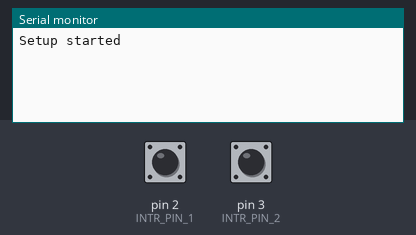
The sketch below on a simulated Arduino Uno, built with avr-gcc and run on an emulated ATmega328P. Shown: the last lines printed to the serial monitor. The inputs (shaded band) are chosen by the test bench; at power-on: pin 2 (INTR_PIN_1) HIGH, pin 3 (INTR_PIN_2) HIGH.

Above: at 5.0 s.
5.1 s: pin 2 (INTR_PIN_1) pulled LOW for 0.15 s
At 7.3 s:
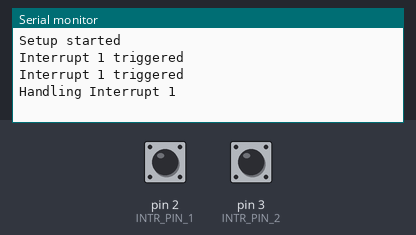
7.6 s: pin 3 (INTR_PIN_2) pulled LOW for 0.15 s
At 8.2 s:
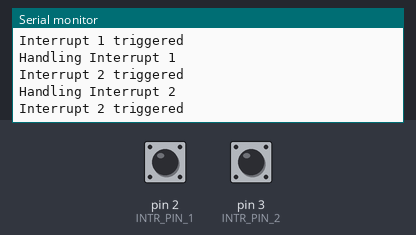

Measured:
- after the input at 5.1 s, the serial monitor: prints a new line at once (image 1)
- after the input at 7.6 s, the serial monitor: prints a new line at once (image 2)

The sketch:

Interrupt_handling4.ino
```cpp
#include <Arduino_FreeRTOS.h>

#define INTR_PIN_1 2
#define INTR_PIN_2 3

volatile bool interruptFlag1 = false;
volatile bool interruptFlag2 = false;

void Task1(void* pvParameters);
void Task2(void* pvParameters);

void ISR_Interrupt1()
{
  Serial.println("Interrupt 1 triggered");
  interruptFlag1 = true;
}

void ISR_Interrupt2()
{
  Serial.println("Interrupt 2 triggered");
  interruptFlag2 = true;
}

void setup()
{
  // Initialize serial communication
  Serial.begin(9600);
  delay(100);
  Serial.println("Setup started");

  // Set up interrupts
  pinMode(INTR_PIN_1, INPUT_PULLUP);
  pinMode(INTR_PIN_2, INPUT_PULLUP);

  // Attach interrupt service routines (ISRs)
  attachInterrupt(digitalPinToInterrupt(INTR_PIN_1), ISR_Interrupt1, CHANGE);
  attachInterrupt(digitalPinToInterrupt(INTR_PIN_2), ISR_Interrupt2, CHANGE);

  // Create FreeRTOS tasks
  xTaskCreate(Task1, "Task1", 64, NULL, 2, NULL); // Task 1 has higher priority
  xTaskCreate(Task2, "Task2", 64, NULL, 1, NULL); // Task 2 has lower priority

  // Start the FreeRTOS scheduler
  vTaskStartScheduler();
  sei();
}

void loop()
{
  // Empty loop because tasks are handled by FreeRTOS
}

// Task 1 - Handle Interrupt 1
void Task1(void* pvParameters)
{
  while (1)
  {
    if (interruptFlag1)
    {
      Serial.println("Handling Interrupt 1");
      interruptFlag1 = false; // Reset flag after handling
    }
    vTaskDelay(100); // Prevent CPU overload
  }
}

// Task 2 - Handle Interrupt 2
void Task2(void* pvParameters)
{
  while (1)
  {
    if (interruptFlag2)
    {
      Serial.println("Handling Interrupt 2");
      interruptFlag2 = false; // Reset flag after handling
    }
    vTaskDelay(100); // Prevent CPU overload
  }
}
```
